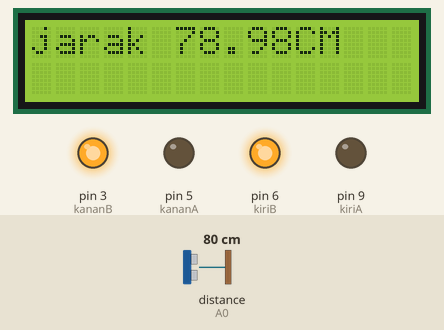
Recording of a sketch running on a simulated Arduino Uno, built with avr-gcc and run on an emulated ATmega328P. Shown: 16×2 character LCD, output pins drawn as LEDs (lit = HIGH). Wiring (inferred from the names in the program): ultrasonic range finder: trigger A1; echo A0. The inputs (shaded band) are chosen by the test bench; at power-on: distance to the obstacle (sensor on A0) 80 cm. The echo pulse lasts 58.3 µs per cm; pins used as bus, display or sensor lines are not drawn; what the sketch prints to the serial monitor is not drawn.

Above: at 1.2 s.
1.3 s: distance to the obstacle (sensor on A0) set to 63 cm
At 11.2 s:
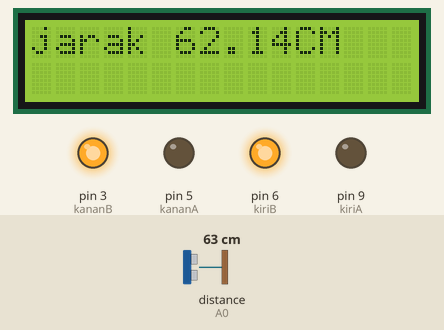
12.3 s: distance to the obstacle (sensor on A0) set to 55 cm
At 16.2 s:
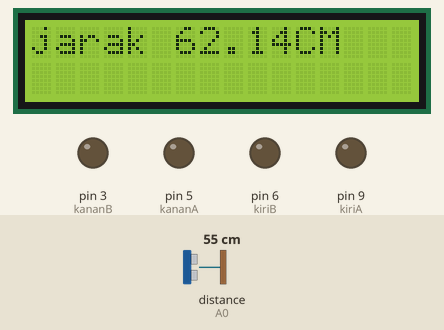
22.8 s: distance to the obstacle (sensor on A0) set to 2 cm
At 32.5 s:
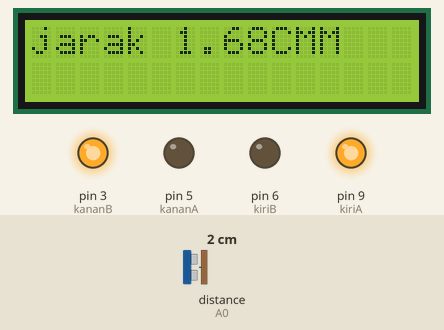
Timing chart, 0 to 42.8 s (numbered marks = the images above; inputs shaded):
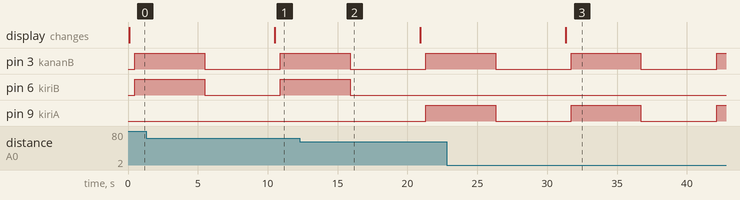

The sketch:

UNIT5_Program_1.ino
```cpp
#include<Wire.h>
#include<LiquidCrystal_I2C.h>
LiquidCrystal_I2C lcd (0x27, 16, 2);

#define echoPin A0
#define trigPin A1

int kiriA=9;
int kiriB=6;
int kananA=5;
int kananB=3;

unsigned int waktu;
float jarak;

void setup() {
  // put your setup code here, to run once:
Serial.begin(9600);
pinMode(echoPin,INPUT);
pinMode(trigPin,OUTPUT);
pinMode(kiriA,OUTPUT);
pinMode(kiriB,OUTPUT);
pinMode(kananA,OUTPUT);
pinMode(kananB,OUTPUT);

lcd.init();
lcd.backlight();
lcd.setCursor(0,0);
lcd.print("jarak");
}

void loop() {
  // put your main code here, to run repeatedly:
long duration, inches, cm;

digitalWrite(trigPin,LOW);
delayMicroseconds(2);
digitalWrite(trigPin,HIGH);
delayMicroseconds(10);
digitalWrite(trigPin,LOW);

waktu=pulseIn(echoPin,HIGH);

jarak=(0.034*waktu)/2;

lcd.setCursor(6,0);
lcd.print(jarak);
lcd.print("CM");
delay(200);

inches=microsecondsToInches(waktu);
cm=microsecondsToCentimeters(waktu);

Serial.print(inches);
Serial.print("in,");
Serial.print(cm);
Serial.print("cm");
Serial.println();
delay(200);

if(jarak<=60)
{
  analogWrite(kiriA,255);
  analogWrite(kiriB,0);
  analogWrite(kananA,0);
  analogWrite(kananB,255);
  delay(5000);
  analogWrite(kiriA,0);
  analogWrite(kiriB,0);
  analogWrite(kananA,0);
  analogWrite(kananB,0);
  delay(5000);

}

else
{
  analogWrite(kiriA,0);
  analogWrite(kiriB,255);
  analogWrite(kananA,0);
  analogWrite(kananB,255);
  delay(5000);
  analogWrite(kiriA,0);
  analogWrite(kiriB,0);
  analogWrite(kananA,0);
  analogWrite(kananB,0);
  delay(5000);
}
}

long microsecondsToInches(long microseconds)
{
  return microseconds/74/2;
}
long microsecondsToCentimeters(long microseconds)
{
  return microseconds/29/2;
}
```

Measured:
- the behaviour switches between 61 and 60 cm on distance to the obstacle (sensor on A0) (found by bisection; images 1 and 2)
- after the input at 1.3 s, the display: changes after 9.2 s (image 1)
- after the input at 12.3 s, pin 6 (kiriB): goes on until 15.9 s, then stays LOW; pin 9 (kiriA): LOW → HIGH after 9.0 s
- after the input at 22.8 s, the display: changes after 8.5 s (image 3)
- by itself, pin 3 (kananB): alternates HIGH for 5.0 s and LOW for 5.4 s
